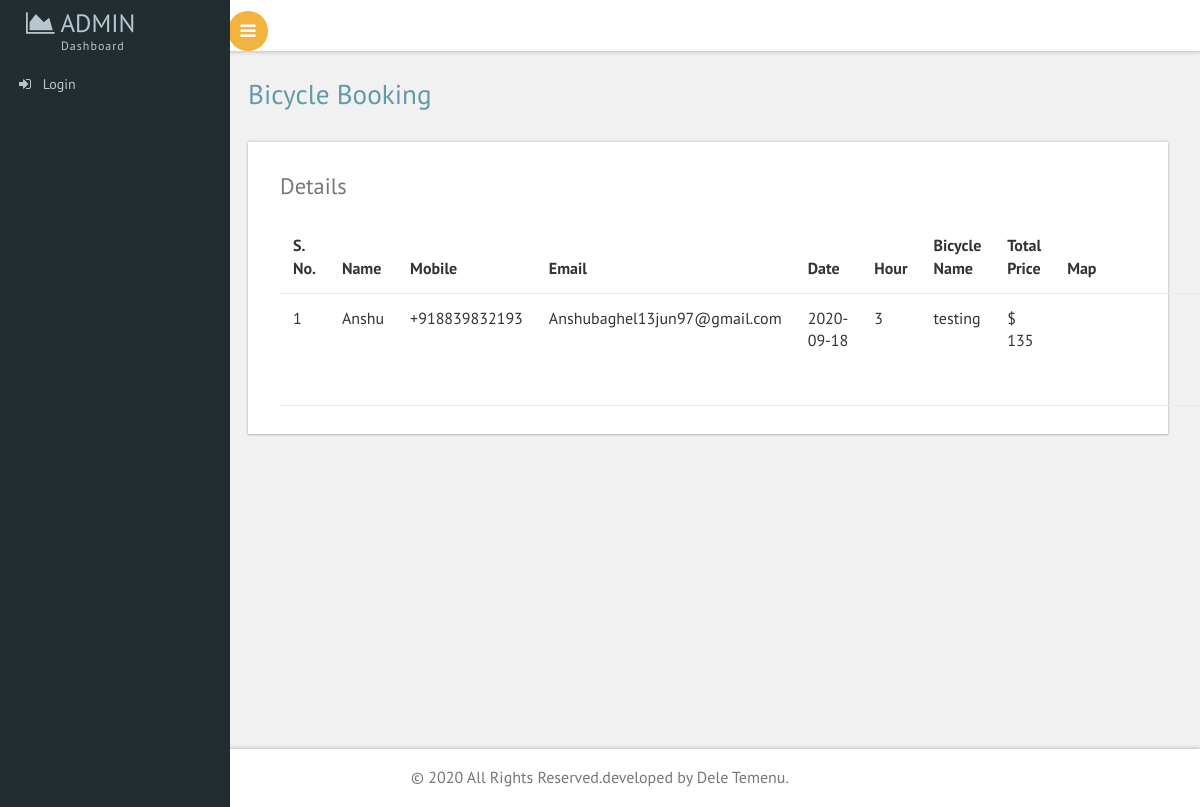
Screenshot of /admin/view_bookings.php with the database file from the repository.
### tables this page shows
CREATE TABLE `booking` (
  `id` int(11) NOT NULL,
  `name` varchar(1500) NOT NULL,
  `mobile` varchar(1500) NOT NULL,
  `email` varchar(1500) NOT NULL,
  `date` varchar(1500) NOT NULL,
  `hour` varchar(1500) NOT NULL,
  `price` varchar(1500) NOT NULL,
  `rider` varchar(1500) NOT NULL,
  `total_price` varchar(1500) NOT NULL,
  `bicycleid` int(11) NOT NULL,
  `userid` int(11) NOT NULL
);

CREATE TABLE `bicycle_for_rent` (
  `id` int(11) NOT NULL,
  `name` varchar(1500) NOT NULL,
  `model` varchar(1500) NOT NULL,
  `image` varchar(1500) NOT NULL,
  `price` varchar(1500) NOT NULL,
  `mobile` varchar(1500) NOT NULL,
  `description` varchar(1500) NOT NULL,
  `map_link` varchar(1000) DEFAULT NULL
);

### admin/dbconfig.php (called while the page is built, shortened)
<?php
function select($query)
{
$cid=mysqli_connect("localhost","root","","bikefrenzy") or die ("connection error") ;
	$result=mysqli_query($cid,$query);
	return $result;
}
?>

### admin/view_bookings.php (the view, shortened to what this page needs)
<?php
include"dbconfig.php";
?>
<!DOCTYPE HTML>
<html>
<head>
<link href="css/bootstrap.css" rel='stylesheet' type='text/css' />
<link href="css/style.css" rel='stylesheet' type='text/css' />
<link href="css/font-awesome.css" rel="stylesheet">
 <link href='css/SidebarNav.min.css' media='all' rel='stylesheet' type='text/css'/>
<link href="css/custom.css" rel="stylesheet">
</head>
<body class="cbp-spmenu-push">
	<div class="main-content">
	<div class="cbp-spmenu cbp-spmenu-vertical cbp-spmenu-left" id="cbp-spmenu-s1">
		<aside class="sidebar-left">
      <?php include"nav.php";?>
    </aside>
	</div>
		<?php include"header.php";?>
		<div id="page-wrapper">
			<div class="main-page">
				<div class="tables">
					<h2 class="title1">Bicycle Booking</h2>
					<div class="bs-example widget-shadow" data-example-id="hoverable-table">
						<h4>Details</h4>
						<table class="table table-hover"> <thead>
                  <tr>
                    <th>S. No.</th>
                    <th>Name</th>
                    <th>mobile</th>
                    <th>Email</th>
                    <th>Date</th>
                    <th>Hour</th>
                    <th>Bicycle name</th>
                    <th>Total Price</th>
                    <th>Map</th>
                  </tr>
                </thead>
                <tbody>
				<?php
				$n=1;
				$result=select("SELECT * FROM `booking` INNER JOIN bicycle_for_rent on booking.bicycleid=bicycle_for_rent.id
");
				while($r=mysqli_fetch_array($result))
				{
					extract($r);
				?>
                  <tr>
                    <td><?=$n;?></td>
                    <td><?=ucwords($r[1])?></td>
                    <td><?=ucwords($mobile)?></td>
                    <td><?=ucwords($email)?></td>
                    <td><?=$date?></td>
                    <td><?=$hour?></td>
                    <td><?=$name?></td>
                    <td>$ <?=$total_price?></td>
                    <td> <iframe src="<?=$map_link?>" width="130" height="80" frameborder="0" style="border:0;" allowfullscreen="" aria-hidden="false" tabindex="0"></iframe></td>
                  </tr>
				  <?php
				  $n++;
				}
				  ?>
                </tbody> </table>
					</div>
				</div>
			</div>
		</div>
		<?php include"footer.php";?>
</body>
</html>

### admin/css/custom.css (style rules this page uses)
#page-wrapper { padding:5em 2em 2.5em; background-color: #F1F1F1; }

### rows the page displays
booking: name "Anshu", bicycle_for_rent.mobile "+918839832193", email "Anshubaghel13jun97@gmail.com", date "2020-09-18", hour "3", bicycle_for_rent.name "testing", total_price "135"
